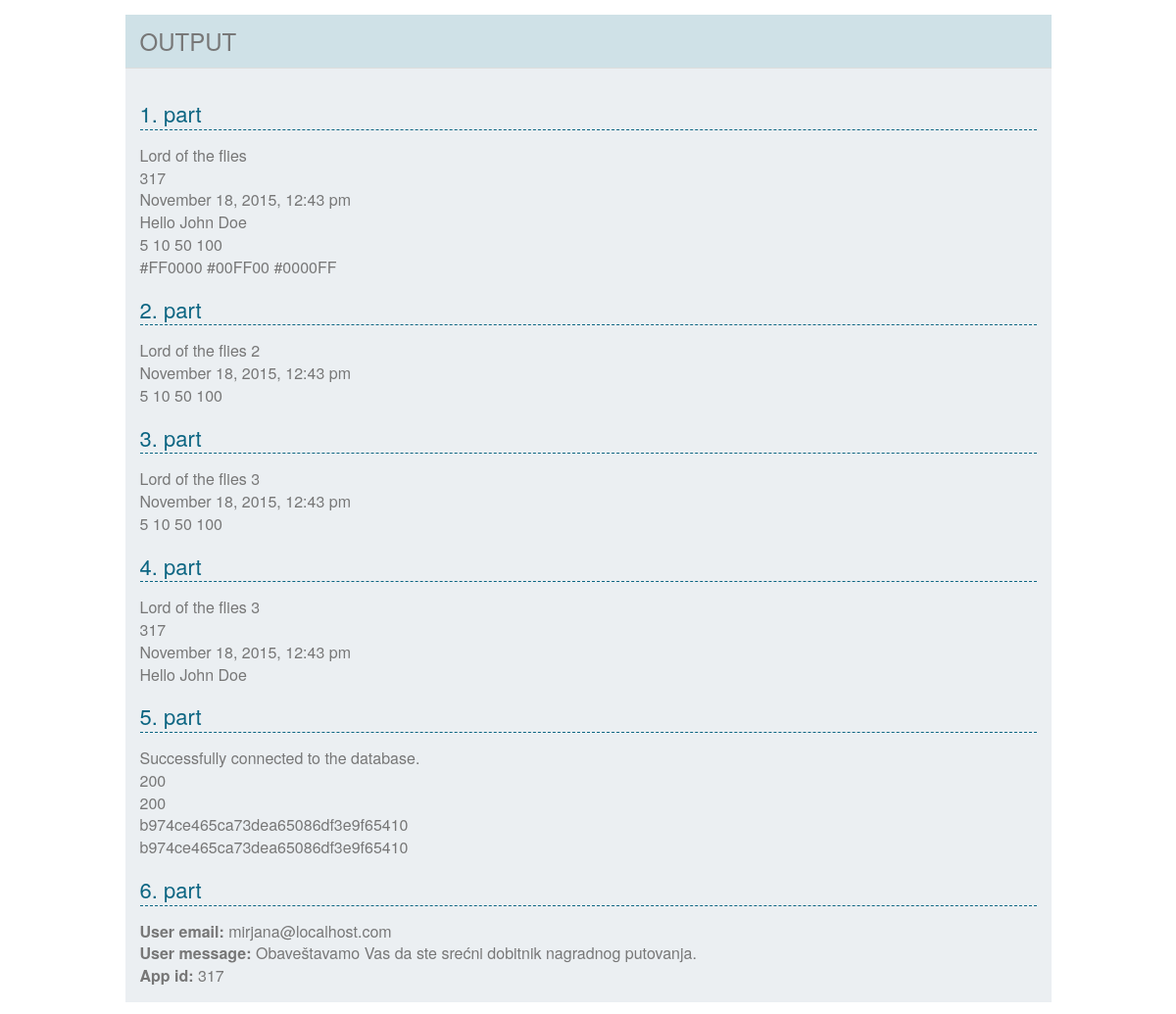
The page / on the database its author committed.
### tables this page shows
CREATE TABLE IF NOT EXISTS `newsletters` (
  `id` int(11) NOT NULL,
  `email` varchar(255) NOT NULL,
  `content` text NOT NULL,
  `sent_status` tinyint(1) NOT NULL DEFAULT '0'
);

### class/Container.php (called while the page is built, shortened)
<?php
class Container implements ArrayAccess {
    private $providers = array();
    private $shared = array();
    private $params = array();
    public function __construct() {
        $reflect = new ReflectionClass($this);
    }
    public function set($name, $provider, $singleton = false) {
        if ($singleton === false || ($singleton === true && !isset($this->providers[$name]))) {
            $this->providers[$name] = $provider;
        }
        if ($singleton === true) {
            $this->shared[$name] = $singleton;
        }
    }
    public function get($name, $params = array()) {
        if (isset($this->providers[$name])) {
            if (!empty($params))
                $this->params[$name] = $params;
            if (is_scalar($this->providers[$name]) || (is_object($this->providers[$name]) && !$this->providers[$name] instanceof Closure) || is_resource($this->providers[$name]) || is_array($this->providers[$name]))
                return $this->providers[$name];
            elseif ($this->providers[$name] instanceof Closure) {
                if (empty($params) && isset($this->params[$name]))
                    $params = $this->params[$name];
                if (isset($this->shared[$name]) && $this->shared[$name] === true) {
                    return call_user_func_array($this->providers[$name], $params);
                }
                else {
                    return call_user_func_array($this->providers[$name], $params);
                }
            }
            else
                return "Provider type isn't correct.";
        }
        return "Provider " .$name. " is not found.";
    }
    public function __get($name) {
        if (array_key_exists($name, $this->providers)) {
            return $this->get($name);
        }
        return "Provider " .$name. " doesn't exist.";
    }
    public function offsetGet($name) {
        return $this->get($name);
    }
    public function __call($name, $params = array()) {
        return $this->get($name, $params);
    }
}

### class/UserService.php (the view, shortened to what this page needs)
<?php
class UserServiceBase {
    public function __construct(\PDO $pdo) {
        try
        {
            $this->db = $pdo;
        }
        catch(PDOException $e)
        {
            echo 'Connection failed: ' . $e->getMessage();
        }
    }
}
class UserService extends UserServiceBase {
    public function getUser($userId) {
        $stmt = "SELECT id, email, content
                 FROM newsletters
                 WHERE id = :id";
        $stmt = $this->db->prepare($stmt);
        $stmt->bindParam(":id", $userId, PDO::PARAM_INT);
        $stmt->execute();
        $result = $stmt->fetchAll(PDO::FETCH_ASSOC);
        $user_info = [];
        foreach ($result as $row) {
            if (!array_key_exists($row['id'], $user_info)) {
                $user_info[$row['id']] = [
                    'email' => $row['email'],
                    'content' => $row['content'],
                ];
            }
        }
        foreach ($user_info as $iter) {
            echo '<strong>User email:</strong> ' . $iter['email'] .'<br><strong>User message:</strong> '. $iter['content'] .'<br>';
        }
    }
}

### index.php (shortened to what this page needs)
<!DOCTYPE html>
<html>
<head>
    <link rel="stylesheet" type="text/css" href="https://maxcdn.bootstrapcdn.com/bootstrap/3.2.0/css/bootstrap.min.css" />
    <link rel="stylesheet" type="text/css" href="css/style.css">
</head>
<body>
    <section>
        <div class="container">
            <div class="row">
                <div class="col-md-10 col-md-offset-1">
                    <div class="panel panel-default my-panel">
                        <div class="panel-heading">
                            OUTPUT
                        </div>
                        <div class="panel-body">
                            <?php
                                $container = new Container();
                                echo '<div class="subtitle">1. part</div>';
                                $container->set("book", "Lord of the flies");
                                $container->set("number", 317);
                                $container->set("now", function() {
                                    return date("F j, Y, g:i a");
                                });
                                $container->set("hello", function($firstName, $lastName) {
                                    return "Hello {$firstName} {$lastName}";
                                });
                                $container->set("numbers", array(5,10,50,100));
                                $container->set("colors", array('red'=>'#FF0000', 'green'=>'#00FF00', 'blue'=>'#0000FF'));
                                echo $container->get("book") . '<br>';
                                echo $container->get("number") . '<br>';
                                echo $container->get("now") . '<br>';
                                echo $container->get("hello", array("John", "Doe")) . '<br>';
                                echo implode(' ', $container->get("numbers")) . '<br>';
                                echo implode(' ', $container->get("colors")) . '<br>';
                                echo '<div class="subtitle">2. part</div>';
                                $container->book = "Lord of the flies 2";
                                echo $container->book . '<br>';
                                echo $container->now . '<br>';
                                echo implode(' ', $container->numbers) . '<br>';
                                echo '<div class="subtitle">3. part</div>';
                                $container["book"] = "Lord of the flies 3";
                                echo $container["book"] . '<br>';
                                echo $container["now"] . '<br>';
                                echo implode(' ', $container["numbers"]) . '<br>';
                                echo '<div class="subtitle">4. part</div>';
                                echo $container->book() . '<br>';
                                echo $container->number() . '<br>';
                                echo $container->now() . '<br>';
                                echo $container->hello("John", "Doe") . '<br>';
                                echo '<div class="subtitle">5. part</div>';
                                $container->set("db", function($dsn, $user, $pass) {
                                    return new \PDO($dsn, $user, $pass);
                                }, true);
                                try {
                                    echo 'Successfully connected to the database.' . '<br>';
                                } catch (PDOException $e) {
                                    echo 'Connection failed: ' . $e->getMessage();
                                }
                                $container->set("MAX_BUFFER_SIZE", 200, true);
                                $container->set("hash", function() {
                                    return md5(gethostname() . time());
                                }, true);
                                $value = $container->MAX_BUFFER_SIZE;
                                echo $value .'<br>';
                                $container->MAX_BUFFER_SIZE = 300;
                                echo $value .'<br>';
                                $value = $container->hash() .'<br>';
                                echo $value;
                                $value2 = $container->hash() .'<br>';
                                echo $value2;
                                echo '<div class="subtitle">6. part</div>';
                                $container->register(new UserServiceProvider());
                                $container->get("UserService")->getUser(3);
                                $container->get("UserApplicationService")->getUserApplications(317);
                                ?>
                        </div>
                    </div>
                </div>
            </div>
        </div>
    </section>
</body>
</html>

### class/UserApplicationService.php
<?php
class UserApplicationService extends UserServiceBase {
    public function getUserApplications($userId) {
        echo '<strong>App id:</strong> ' . $userId;
    }
}

### css/style.css (style rules this page uses)
html, body, div, span, applet, object, iframe, h1, h2, h3, h4, h5, h6, p, blockquote, pre, a, abbr, acronym, address, big, cite, code, del, dfn, em, font, img, ins, kbd, q, s, samp, small, strike, strong, sub, sup, tt, var, b, u, i, center, dl, dt, dd, ol, ul, li, fieldset, form, label, legend, table, caption, tbody, tfoot, thead, tr, th, td { margin: 0; padding: 0; border: 0; outline: 0; background: transparent; }
html { overflow-x: none; }
body { font-size: 16px; }
.panel-default { border: 0 solid transparent; box-shadow: none; border-radius: 0; }
.my-panel { margin: 15px 0; }
.my-panel .panel-heading { color: #777777; background-color: #CFE1E7; border-radius: 0; font-size: 24px; }
.my-panel .panel-body { color: #777777; background-color: #EBEFF2; border-radius: 0; }
.subtitle { font-size: 22px; color: #0B6582; border-bottom: 1px dashed #0B6582; margin-top: 15px; margin-bottom: 15px; }

### rows shown on the page
newsletters: email "mirjana@localhost.com", content "Obaveštavamo Vas da ste srećni dobitnik nagradnog putovanja."

### other values the page prints
$container->get("book") "Lord of the flies"
$container->get("number") "317"
$container->get("now") "November 18, 2015, 12:43 pm"
$container->get("hello", array("John", "Doe")) "Hello John Doe"
implode(' ', $container->get("numbers")) "5 10 50 100"
implode(' ', $container->get("colors")) "#FF0000 #00FF00 #0000FF"
$container->book "Lord of the flies 2"
$container->now "November 18, 2015, 12:43 pm"
implode(' ', $container->numbers) "5 10 50 100"
$container["book"] "Lord of the flies 3"
$container["now"] "November 18, 2015, 12:43 pm"
implode(' ', $container["numbers"]) "5 10 50 100"
$container->book() "Lord of the flies 3"
$container->number() "317"
$container->hello("John", "Doe") "Hello John Doe"
